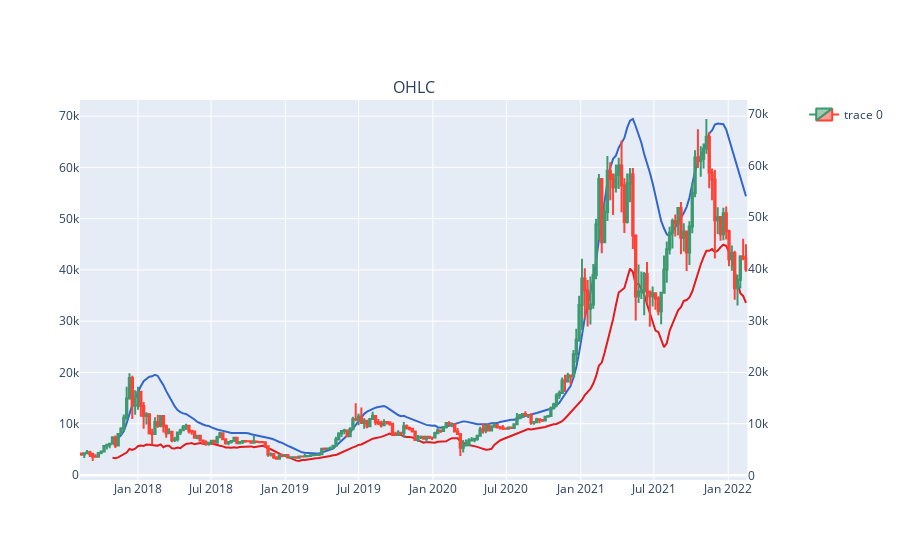

Here is the notebook cell this chart was saved with:
### Code cell
import plotly.graph_objects as go
from plotly.subplots import make_subplots
import pandas as pd


# Create figure with secondary y-axis
fig = make_subplots(specs=[[{"secondary_y": True}]],subplot_titles=('OHLC', 'Volume'))

# include candlestick with rangeselector
fig.add_trace(go.Candlestick(x=df['open_time'],
                open=df['open_price'],
                high=df['high_price'],
                low=df['low_price'],
                close=df['close_price'],
                ),secondary_y=True)
               

# include a go.Bar trace for volumes
#fig.add_trace(go.Bar(x=df['open_time'], y=df['volume'],),
#               secondary_y=False)
fig2 = px.line(df.iloc[:-1], x='open_time', y='upper_KC',color_discrete_sequence=px.colors.qualitative.G10)
fig3 = px.line(df.iloc[:-1], x='open_time', y='lower_KC',color_discrete_sequence=px.colors.qualitative.Set1)
fig.add_trace(fig2.data[0],secondary_y=False)
fig.add_trace(fig3.data[0],secondary_y=False)

fig.layout.yaxis2.showgrid=False
# Do not show OHLC's rangeslider plot 
fig.update(layout_xaxis_rangeslider_visible=False)
fig.show()

### Figure 1 — Plotly figure (JSON) as saved in the notebook; plotly's stock layout.template omitted (floating-point values rounded to 4 significant figures; data arrays with more than 128 entries replaced by an {"elided": "..."} marker saying what was removed)
{"data": [{"close": {"elided": "236 float values"}, "high": {"elided": "236 float values"}, "low": {"elided": "236 float values"}, "open": {"elided": "236 float values"}, "type": "candlestick", "x": {"elided": "236 str values"}, "xaxis": "x", "yaxis": "y2"}, {"hovertemplate": "open_time=%{x}<br>upper_KC=%{y}<extra></extra>", "legendgroup": "", "line": {"color": "#3366CC", "dash": "solid"}, "marker": {"symbol": "circle"}, "mode": "lines", "name": "", "orientation": "v", "showlegend": false, "type": "scatter", "x": {"elided": "235 str values"}, "xaxis": "x", "y": {"elided": "235 float values"}, "yaxis": "y"}, {"hovertemplate": "open_time=%{x}<br>lower_KC=%{y}<extra></extra>", "legendgroup": "", "line": {"color": "rgb(228,26,28)", "dash": "solid"}, "marker": {"symbol": "circle"}, "mode": "lines", "name": "", "orientation": "v", "showlegend": false, "type": "scatter", "x": {"elided": "235 str values"}, "xaxis": "x", "y": {"elided": "235 float values"}, "yaxis": "y"}], "layout": {"annotations": [{"font": {"size": 16}, "showarrow": false, "text": "OHLC", "x": 0.47, "xanchor": "center", "xref": "paper", "y": 1, "yanchor": "bottom", "yref": "paper"}], "xaxis": {"anchor": "y", "domain": [0, 0.94], "rangeslider": {"visible": false}}, "yaxis": {"anchor": "x", "domain": [0, 1]}, "yaxis2": {"anchor": "x", "overlaying": "y", "showgrid": false, "side": "right"}}}
